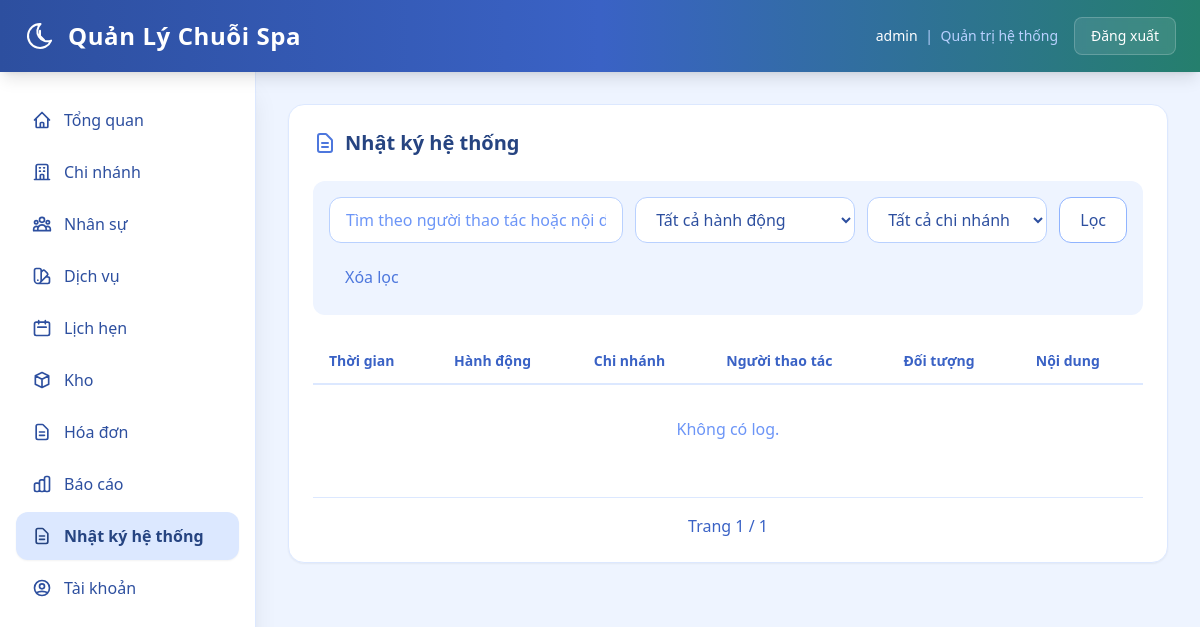
The app's page /web/activity-logs (signed in), older data.
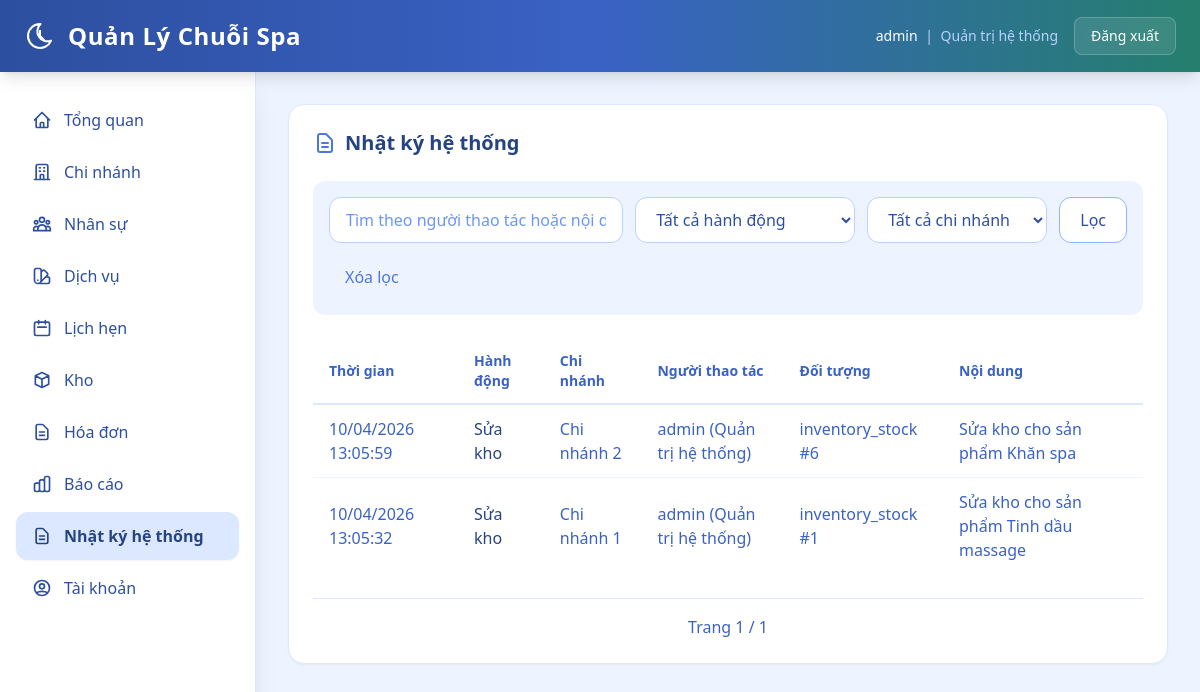
The same page, newer data.
### backend/models.py (models this page shows)
class ActivityLog(db.Model):
    __tablename__ = "activity_logs"
    id = db.Column(db.Integer, primary_key=True)
    created_at = db.Column(db.DateTime, nullable=False, default=datetime.utcnow, index=True)
    action = db.Column(db.String(64), nullable=False, index=True)
    action_label = db.Column(db.String(128), nullable=False)
    branch_id = db.Column(db.Integer, db.ForeignKey("branches.id"), nullable=True, index=True)
    actor_user_id = db.Column(db.Integer, db.ForeignKey("users.id"), nullable=True, index=True)
    actor_username = db.Column(db.String(64), nullable=True)
    actor_role = db.Column(db.String(32), nullable=True)
    entity_type = db.Column(db.String(64), nullable=True)
    entity_id = db.Column(db.Integer, nullable=True, index=True)
    message = db.Column(db.String(500), nullable=True)
    details_json = db.Column(db.Text, nullable=True)
    branch = db.relationship("Branch", lazy="joined")
    actor_user = db.relationship("User", lazy="joined")

class TimestampMixin:
    created_at = db.Column(db.DateTime, nullable=False, default=datetime.utcnow)

class Branch(db.Model, TimestampMixin):
    __tablename__ = "branches"
    id = db.Column(db.Integer, primary_key=True)
    branch_code = db.Column(db.String(16), nullable=True, unique=True, index=True)
    name = db.Column(db.String(255), nullable=False, unique=True)
    address = db.Column(db.String(500), nullable=True)
    phone = db.Column(db.String(32), nullable=True, unique=True)
    manager_staff_id = db.Column(db.Integer, db.ForeignKey("staffs.id"), nullable=True, index=True)
    status = db.Column(db.String(32), nullable=False, default="active")
    manager_staff = db.relationship("Staff", foreign_keys=[manager_staff_id], lazy="joined")

### backend/web_modules/nhat_ky.py (the view, shortened to what this page needs)
@web_bp.get("/activity-logs")
@roles_required("super_admin", "branch_manager")
def activity_logs():
    scope_ids = get_current_branch_scope()
    if not scope_ids:
        return redirect(url_for("web.dashboard"))
    user = g.web_user
    q = parse_text(request.args.get("q"))
    action = normalize_choice(request.args.get("action"), set(ACTION_LABELS.keys()), "")
    page = parse_page(request.args.get("page"), default=1)
    if user.is_super_admin:
        selected_branch_id = resolve_selected_branch_id(scope_ids, parse_int(request.args.get("branch_id")))
        query = ActivityLog.query
        if selected_branch_id:
            query = query.filter(ActivityLog.branch_id == selected_branch_id)
    else:
        selected_branch_id = user.branch_id
        query = ActivityLog.query.filter(ActivityLog.branch_id == selected_branch_id)
    if action:
        query = query.filter(ActivityLog.action == action)
    pager = paginate(
        query.order_by(ActivityLog.created_at.desc(), ActivityLog.id.desc()),
        page=page,
        per_page=20,
    )
    branch_options = list_scope_branches(scope_ids, order_by="name") if user.is_super_admin else []
    return render_template(
        "web/activity_logs.html",
        rows=pager.items,
        pager=pager,
        q=q,
        action=action,
        selected_branch_id=selected_branch_id,
        branch_options=branch_options,
        action_labels=ACTION_LABELS,
        is_super_admin=user.is_super_admin,
    )

### backend/models.py (called while the page is built)
    @property
    def is_super_admin(self) -> bool:
        return self.role == "super_admin"

### backend/web.py (called while the page is built)
def parse_text(value: str | None) -> str:
    return (value or "").strip()

def parse_int(value):
    try:
        return int(value)
    except (TypeError, ValueError):
        return None

def parse_page(value, default=1):
    page = parse_int(value)
    if page is None or page < 1:
        return default
    return page

def normalize_choice(value, allowed, default):
    text = parse_text(value).lower()
    if text in allowed:
        return text
    return default

def paginate(query, page, per_page=10):
    return query.paginate(page=page, per_page=per_page, error_out=False)

def role_label(role: str) -> str:
    return ROLE_LABELS.get(role, role)

def can_access_menu_for_user(user: User | None, menu_key: str) -> bool:
    if not user:
        return False
    return menu_key in ROLE_MENU_ACCESS.get(user.role, set())

def login_required(fn):
    @wraps(fn)
    def wrapper(*args, **kwargs):
        if not getattr(g, "web_user", None):
            return redirect(url_for("web.login"))
        return fn(*args, **kwargs)
    return wrapper

### backend/templates/web/activity_logs.html (shortened to what this page needs)
{% extends "web/base.html" %}
{% block content %}
  <section class="bg-white rounded-2xl shadow-sm border border-spa-100 p-6 mb-6">
    <h2 class="text-xl font-bold text-spa-800 mb-6 flex items-center gap-2">
      <svg class="w-6 h-6 text-spa-500" fill="none" stroke="currentColor" viewBox="0 0 24 24"><path stroke-linecap="round" stroke-linejoin="round" stroke-width="2" d="M9 12h6m-6 4h6m2 5H7a2 2 0 01-2-2V5a2 2 0 012-2h5.586a1 1 0 01.707.293l5.414 5.414a1 1 0 01.293.707V19a2 2 0 01-2 2z"/></svg>
      Nhật ký hệ thống
    </h2>
    <form method="get" class="flex flex-wrap items-center gap-3 mb-6 p-4 bg-spa-50 rounded-xl">
      <input type="text" name="q" value="{{ q }}" placeholder="Tìm theo người thao tác hoặc nội dung"
        class="flex-1 min-w-[220px] px-4 py-2.5 rounded-xl border border-spa-200 bg-white text-spa-700 placeholder-spa-400 focus:border-spa-400 focus:ring-4 focus:ring-spa-100 outline-none transition-all">
      <select name="action"
        class="px-4 py-2.5 rounded-xl border border-spa-200 bg-white text-spa-700 focus:border-spa-400 focus:ring-4 focus:ring-spa-100 outline-none transition-all min-w-[220px]">
        <option value="">Tất cả hành động</option>
      </select>
      {% if is_super_admin %}
        <select name="branch_id"
          class="px-4 py-2.5 rounded-xl border border-spa-200 bg-white text-spa-700 focus:border-spa-400 focus:ring-4 focus:ring-spa-100 outline-none transition-all min-w-[180px]">
          <option value="">Tất cả chi nhánh</option>
        </select>
      {% endif %}
      <button type="submit" class="px-5 py-2.5 rounded-xl border border-spa-300 bg-white text-spa-700 hover:bg-spa-50 font-medium transition-all">
        Lọc
      </button>
      <a href="{{ url_for('web.activity_logs') }}" class="px-4 py-2.5 rounded-xl text-spa-500 hover:text-spa-700 hover:bg-spa-100 transition-all">
        Xóa lọc
      </a>
    </form>
    <div class="overflow-x-auto">
      <table class="w-full">
        <thead>
          <tr class="border-b-2 border-spa-100">
            <th class="text-left py-3 px-4 text-sm font-semibold text-spa-600">Thời gian</th>
            <th class="text-left py-3 px-4 text-sm font-semibold text-spa-600">Hành động</th>
            <th class="text-left py-3 px-4 text-sm font-semibold text-spa-600">Chi nhánh</th>
            <th class="text-left py-3 px-4 text-sm font-semibold text-spa-600">Người thao tác</th>
            <th class="text-left py-3 px-4 text-sm font-semibold text-spa-600">Đối tượng</th>
            <th class="text-left py-3 px-4 text-sm font-semibold text-spa-600">Nội dung</th>
          </tr>
        </thead>
        <tbody class="divide-y divide-spa-50">
          {% for row in rows %}
            <tr class="hover:bg-spa-50/50 transition-colors">
              <td class="py-3 px-4 text-spa-600">{{ row.created_at.strftime('%d/%m/%Y %H:%M:%S') if row.created_at else '-' }}</td>
              <td class="py-3 px-4 text-spa-800 font-medium">{{ row.action_label or row.action }}</td>
              <td class="py-3 px-4 text-spa-600">{{ row.branch.name if row.branch else '-' }}</td>
              <td class="py-3 px-4 text-spa-600">{{ row.actor_username or '-' }}{% if row.actor_role %} ({{ role_label(row.actor_role) }}){% endif %}</td>
              <td class="py-3 px-4 text-spa-600">{{ row.entity_type or '-' }}{% if row.entity_id %} #{{ row.entity_id }}{% endif %}</td>
              <td class="py-3 px-4 text-spa-600">{{ row.message or '-' }}</td>
            </tr>
          {% else %}
            <tr><td colspan="6" class="py-8 text-center text-spa-400">Không có log.</td></tr>
          {% endfor %}
        </tbody>
      </table>
    </div>
    <div class="flex items-center justify-center gap-4 mt-6 pt-4 border-t border-spa-100">
      <span class="text-spa-600">Trang {{ pager.page }} / {{ pager.pages or 1 }}</span>
    </div>
  </section>
{% endblock %}

Row changes from the older to the newer data that the page shows:
added ActivityLog: created_at "10/04/2026 13:05:59", action_label "Sửa kho", branch "Chi nhánh 2", actor_username "admin", actor_role "Quản trị hệ thống", entity_type "inventory_stock", entity_id "6", message "Sửa kho cho sản phẩm Khăn spa"
added ActivityLog: created_at "10/04/2026 13:05:32", action_label "Sửa kho", branch "Chi nhánh 1", actor_username "admin", actor_role "Quản trị hệ thống", entity_type "inventory_stock", entity_id "1", message "Sửa kho cho sản phẩm Tinh dầu massage"
Text that changed along with them:
text no longer shown: "Không có log."
